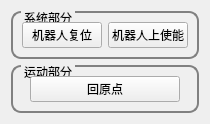
              <widget class="QWidget" name="tab_tab_debug_robot">
               <attribute name="title">
                <string>机械臂调试</string>
               </attribute>
               <layout class="QVBoxLayout" name="verticalLayout_4">
                <item>
                 <widget class="QGroupBox" name="gBox_tab_debug_sys">
                  <property name="styleSheet">
                   <string notr="true">QGroupBox{

border-width:2px;

border-style:solid;

border-radius: 10px;

border-color:gray;

margin-top:0.5ex;

}

QGroupBox::title{

subcontrol-origin:margin;

subcontrol-position:top left;

left:10px;

margin-left:0px;

padding:0 1px;

}</string>
                  </property>
                  <property name="title">
                   <string>系统部分</string>
                  </property>
                  <layout class="QHBoxLayout" name="horizontalLayout_12">
                   <item>
                    <widget class="QPushButton" name="btn_tab_debug_reset">
                     <property name="maximumSize">
                      <size>
                       <width>150</width>
                       <height>50</height>
                      </size>
                     </property>
                     <property name="text">
                      <string>机器人复位</string>
                     </property>
                    </widget>
                   </item>
                   <item>
                    <widget class="QPushButton" name="btn_tab_debug_robEn">
                     <property name="maximumSize">
                      <size>
                       <width>150</width>
                       <height>50</height>
                      </size>
                     </property>
                     <property name="text">
                      <string>机器人上使能</string>
                     </property>
                    </widget>
                   </item>
                  </layout>
                 </widget>
                </item>
                <item>
                 <widget class="QGroupBox" name="gBox_tab_debug_motion">
                  <property name="styleSheet">
                   <string notr="true">QGroupBox{

border-width:2px;

border-style:solid;

border-radius: 10px;

border-color:gray;

margin-top:0.5ex;

}

QGroupBox::title{

subcontrol-origin:margin;

subcontrol-position:top left;

left:10px;

margin-left:0px;

padding:0 1px;

}</string>
                  </property>
                  <property name="title">
                   <string>运动部分</string>
                  </property>
                  <layout class="QHBoxLayout" name="horizontalLayout_11">
                   <item>
                    <widget class="QPushButton" name="btn_tab_debug_backhome">
                     <property name="maximumSize">
                      <size>
                       <width>150</width>
                       <height>50</height>
                      </size>
                     </property>
                     <property name="text">
                      <string>回原点</string>
                     </property>
                    </widget>
                   </item>
                  </layout>
                 </widget>
                </item>
               </layout>
              </widget>
